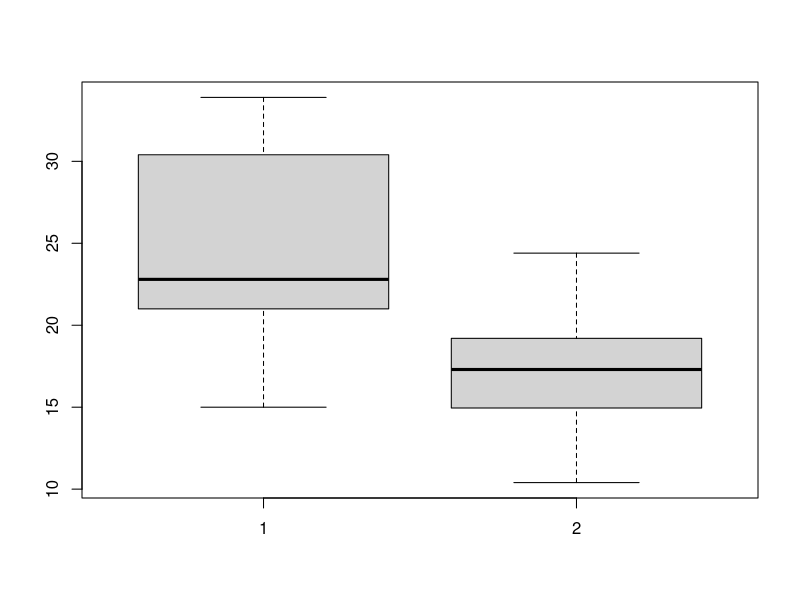
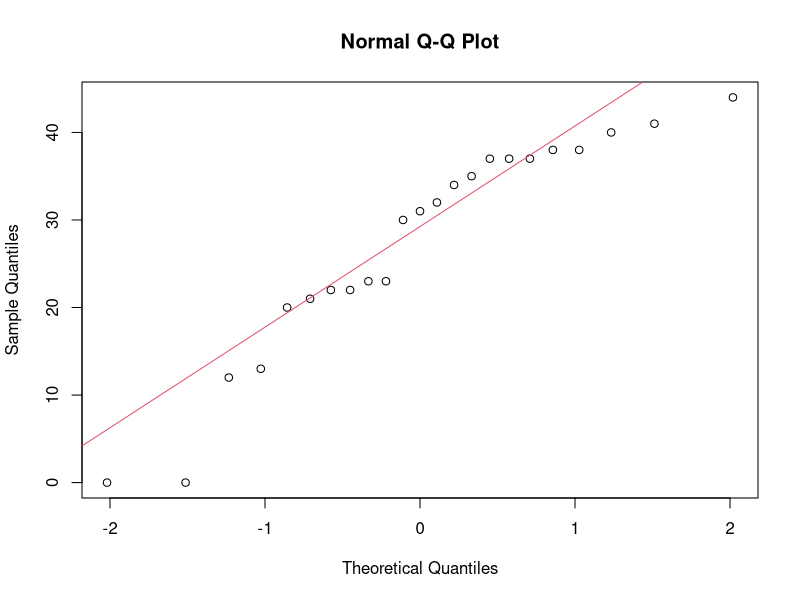

Here is the R script that generated these plots, in order:
## ---- chunk 1
data(mtcars)
str(mtcars)

# 등분산성 확인 
# mtcars$am=0: 기어가 자동
# mtcars$am=1: 기어가 수동
var.test(mtcars[mtcars$am==1,1],mtcars[mtcars$am==0,1])   # F-검정 이용
boxplot(mtcars[mtcars$am==1,1],mtcars[mtcars$am==0,1])
## ---- chunk 2
# 표본의 수가 30개 이상이면 중심극한정리에 의해 정규성을 만족한다고 가정
# t-test 적용 
t.test(mtcars[mtcars$am==1,1],mtcars[mtcars$am==0,1],paried=FALSE,var.equal = TRUE, conf.level = 0.95)
## ---- chunk 3
a = c(1:23)

set.seed(123)
before = c(sample(20:40),20,replace=T)

set.seed(45)
after = c(sample(50:70),20,replace=T)

data = data.frame(a,before,after)

data$diff = data$after-data$before
head(data)

# 정규성 검정
# 귀무가설: 모집단은 정규분포를 따른다.
# 대립가설: 모집단은 정규분포를 따르지 않는다.
qqnorm(data$diff); qqline(data$diff,col=2)
shapiro.test(data$diff)
## ---- chunk 4
# wilcoxon signed-rank test
# 귀무가설: 전후 차이가 존재한다.
# 대립가설: 전후 차이가 존재하지 않는다.
wilcox.test(data$after,data$before, alternative = c('two.sided'), paired=TRUE, conf.level = 0.95)

# 정규성을 만족한다면
# t.test(data$after,data$before,paired=True) 사용
